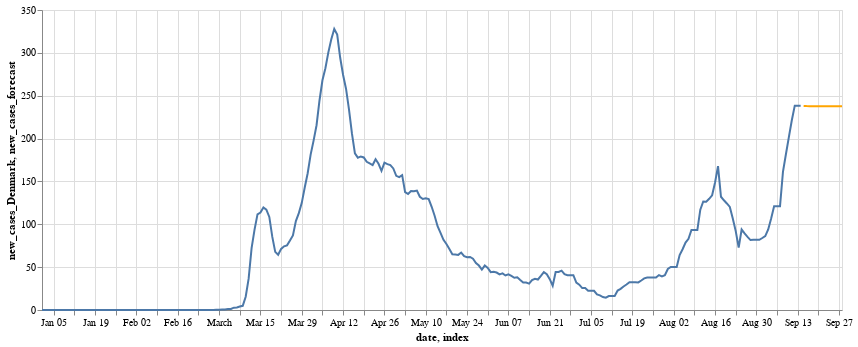

Notebook code cell kept with this figure:
### Code cell
past_plt + future_plt

### Figure 1 — Vega-Lite specification as saved in the notebook (floating-point values rounded to 4 significant figures; data arrays with more than 128 entries replaced by an {"elided": "..."} marker saying what was removed)
{"config": {"view": {"continuousWidth": 400, "continuousHeight": 300}}, "layer": [{"data": {"name": "data-c152c9df455133fef2a45d793012340f"}, "mark": "line", "encoding": {"tooltip": {"type": "quantitative", "field": "new_cases_Denmark", "format": ".1f"}, "x": {"type": "temporal", "field": "date"}, "y": {"type": "quantitative", "field": "new_cases_Denmark"}}, "height": 300, "width": 800}, {"data": {"name": "data-023c7cd0008898eb9222c37f1452130e"}, "mark": {"type": "line", "color": "orange"}, "encoding": {"tooltip": {"type": "quantitative", "field": "new_cases_forecast", "format": ".1f"}, "x": {"type": "temporal", "field": "index"}, "y": {"type": "quantitative", "field": "new_cases_forecast"}}, "height": 300, "width": 800}], "$schema": "https://vega.github.io/schema/vega-lite/v4.8.1.json", "datasets": {"data-c152c9df455133fef2a45d793012340f": {"elided": "258 records"}, "data-023c7cd0008898eb9222c37f1452130e": [{"index": "2020-09-15T00:00:00", "new_cases_forecast": 238.1}, {"index": "2020-09-16T00:00:00", "new_cases_forecast": 237.9}, {"index": "2020-09-17T00:00:00", "new_cases_forecast": 237.8}, {"index": "2020-09-18T00:00:00", "new_cases_forecast": 237.8}, {"index": "2020-09-19T00:00:00", "new_cases_forecast": 237.8}, {"index": "2020-09-20T00:00:00", "new_cases_forecast": 237.8}, {"index": "2020-09-21T00:00:00", "new_cases_forecast": 237.8}, {"index": "2020-09-22T00:00:00", "new_cases_forecast": 237.8}, {"index": "2020-09-23T00:00:00", "new_cases_forecast": 237.7}, {"index": "2020-09-24T00:00:00", "new_cases_forecast": 237.7}, {"index": "2020-09-25T00:00:00", "new_cases_forecast": 237.7}, {"index": "2020-09-26T00:00:00", "new_cases_forecast": 237.7}, {"index": "2020-09-27T00:00:00", "new_cases_forecast": 237.7}, {"index": "2020-09-28T00:00:00", "new_cases_forecast": 237.7}]}}
